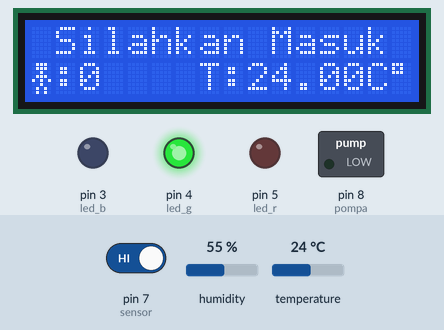
Recording of a sketch running on a simulated Arduino Uno, built with avr-gcc and run on an emulated ATmega328P. Parts: 16×2 character LCD, switched loads named in the sketch (green lamp = pin HIGH), output pins drawn as LEDs (lit = HIGH). Inputs (shaded band) come from the test bench; at power-on: pin 7 (sensor) HIGH, temperature 24 °C, humidity 55 %.

Above: at 10.0 s.
10.1 s: pin 7 (sensor) driven LOW
At 11.0 s:
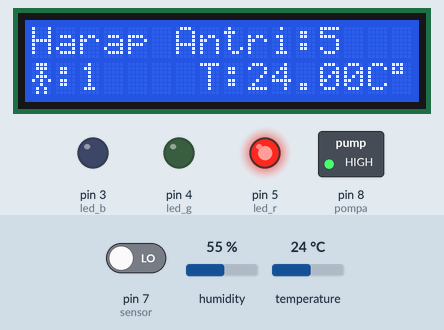
15.7 s: temperature set to 12 °C
At 16.7 s:
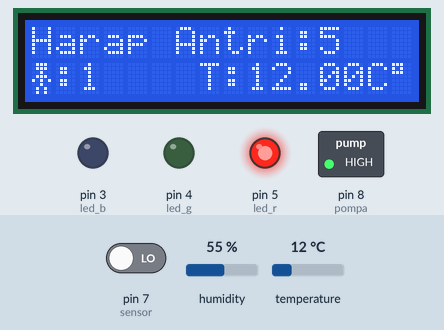
17.8 s: temperature set to 19 °C
At 23.3 s:
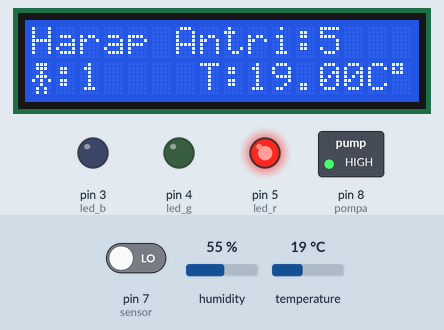
23.6 s: temperature set to 28 °C
At 29.0 s:
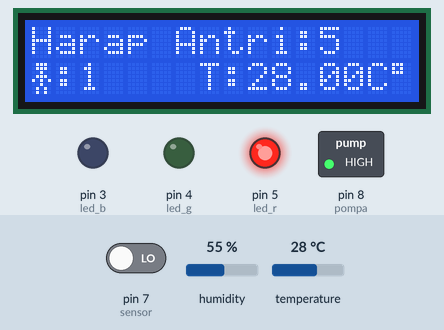
Timing chart, 0 to 30.4 s (numbered marks = the images above; inputs shaded):
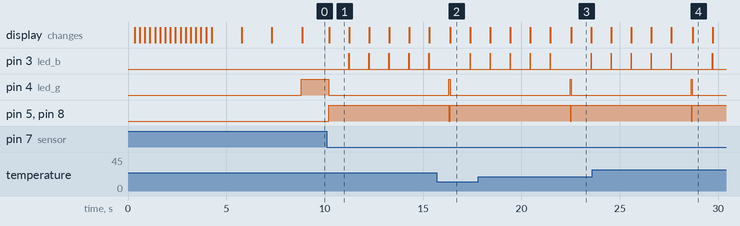

Measured:
- after the input at 10.1 s, pin 3 (led_b): alternates HIGH for 0.02 s and LOW for 1.0 s, starting after 1.1 s; pin 4 (led_g): HIGH → LOW after 0.11 s; pin 5 (led_r), pin 8 (pompa): LOW → HIGH after 0.11 s; the display: changes after 0.13 s (image 1)
- what the display in image 1 shows lasts 1.0 s, from 10.2 s to 11.2 s

The sketch:

disinfect_room.ino
```cpp
//lcd
#include <LiquidCrystal_I2C.h>
LiquidCrystal_I2C lcd(0x27, 16, 2);
//dht11
#include "DHT.h"        // including the library of DHT11 temperature and humidity sensor
#define DHTTYPE DHT11   // DHT 11
#define dht_dpin 12
DHT dht(dht_dpin, DHTTYPE);
//sesnor IR
#define sensor 7
int count_sensor = 0;
int tunggu;
boolean state = true;
//indikator
#define led_r 5
#define led_g 4
#define led_b 3
//pompa
#define pompa 8
//bar loading
int progressBari = 0;
int i = 0;
// Kararter progress bar untuk LCD
byte progressBar[8] = {
B11111,
B11111,
B11111,
B11111,
B11111,
B11111,
B11111,
};
byte people[] = {
0b01110,
0b01110,
0b00100,
0b01110,
0b10101,
0b00100,
0b01010,
0b01010
};
void setup() {
// put your setup code here, to run once:
Serial.begin(9600);
dht.begin();
lcd.begin();
pinMode(sensor, INPUT);
pinMode(pompa, OUTPUT);
pinMode(led_r, OUTPUT);
pinMode(led_g, OUTPUT);
pinMode(led_b, OUTPUT);
lcd.createChar(0, progressBar);
progressBari= 16;

for (i=0; i<progressBari; i++)
{
  lcd.setCursor(i, 1);
  lcd.write(byte(0));
  lcd.setCursor(0,0);
  lcd.print("Loading");
  delay(250);
}
lcd.clear();

lcd.setCursor(0,0);
lcd.print("AtmDuino Product");
lcd.setCursor(0,1);
lcd.print(" Disinfect Room");
delay(1500);
lcd.clear();

lcd.setCursor(1,0);
lcd.print("Made In Malang");
lcd.setCursor(2,1);
lcd.print("Local Pride");
delay(1500);
lcd.clear();

lcd.setCursor(0,0);
lcd.print("Contact Us");
lcd.setCursor(0,1);
lcd.print("08973234445");
delay(1500);
lcd.clear();
}

void loop() {
  // put your main code here, to run repeatedly:
digitalWrite(led_g,HIGH);
lcd.setCursor(0,0);
lcd.print(" Silahkan Masuk");
lcd.createChar(1, people);
lcd.setCursor(0,1);
lcd.write(1);
lcd.print(":");
lcd.print(count_sensor);


float t = dht.readTemperature(); ;
lcd.setCursor(7,1);
lcd.print("T:");
lcd.print(t);
lcd.print("C");
lcd.write(0b11011111);

if (!digitalRead(sensor) && state){
      count_sensor++;
      lcd.setCursor(2,1);
      lcd.print(count_sensor);
      state = false;
}
 if (!digitalRead(sensor)){
      digitalWrite(pompa,HIGH);
      digitalWrite(led_r,HIGH);
      digitalWrite(led_g,LOW);
        for(int tunggu=5; tunggu>=0; tunggu--){
        lcd.setCursor(0,0);
        lcd.print("Harap Antri:   ");
        lcd.setCursor(12,0);
        lcd.print(tunggu);
        digitalWrite(led_b,LOW);
        delay(1000);
        digitalWrite(led_b,HIGH);

      }
        if (tunggu == 0)
          digitalWrite(led_r,LOW);
          digitalWrite(led_b,LOW);
          digitalWrite(pompa,LOW);
}
if (digitalRead(sensor)){
    state = true;
    delay(100);
  }
}
```
